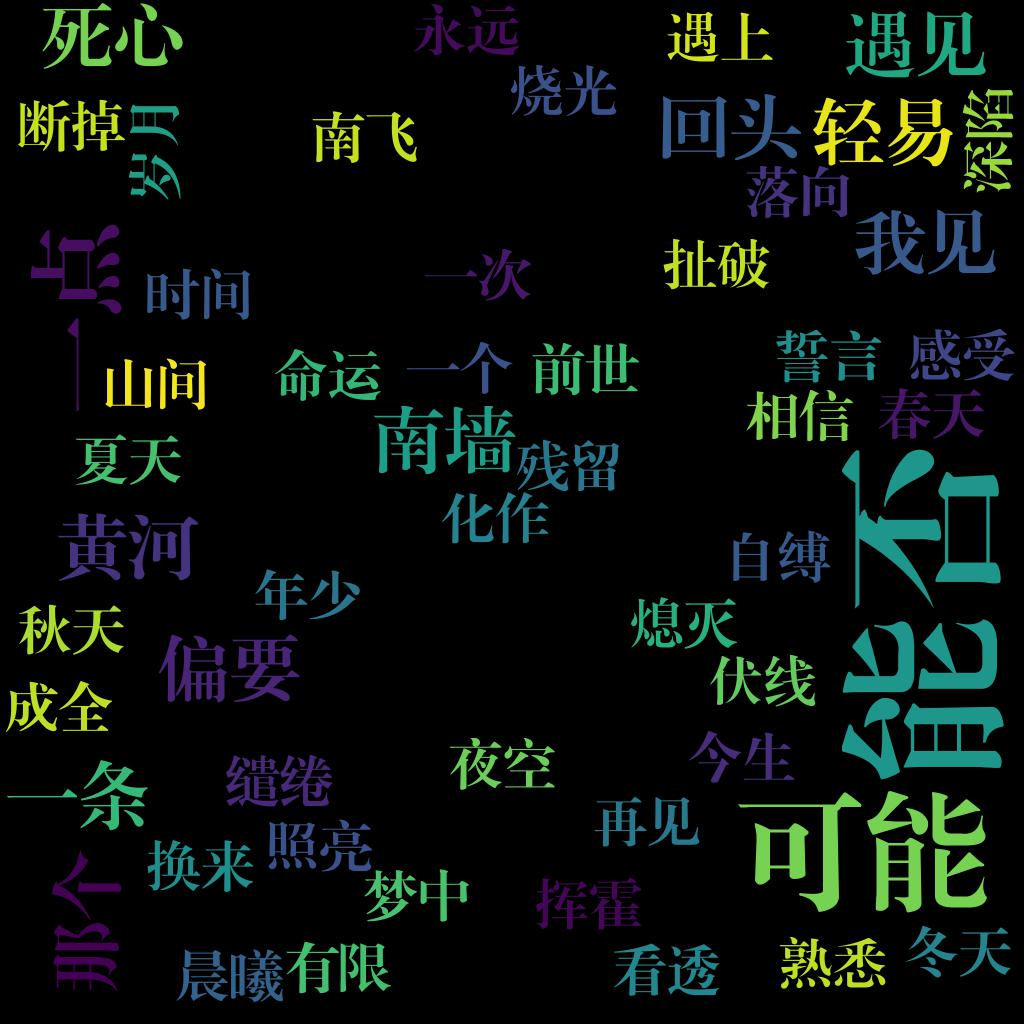

The Python source for this figure:
# coding=utf-8

import jieba
import matplotlib.pyplot as plt
from wordcloud import WordCloud

text = '''春天的风 能否吹来夏天的雨
    　　秋天的月 能否照亮冬天的雪
    　　夜空的星 能否落向晨曦的海
    　　山间的泉 能否遇上南飞的雁
    　　能否早一点 看透命运的伏线
    　　能否不轻易就深陷
    　　能否慢一点 挥霍有限的时间
    　　能否许我一个永远
    　　可能我撞了南墙才会回头吧
    　　可能我见了黄河才会死心吧
    　　可能我偏要一条路走到黑吧
    　　可能我还没遇见 那个他吧
    　　断掉的弦 能否扯破自缚的茧
    　　熄灭的火 能否烧光残留的念
    　　梦中的云 能否化作熟悉的脸
    　　前世的劫 能否换来今生的缘
    　　能否早一点 相信年少的誓言
    　　能否不轻易说再见
    　　能否慢一点 感受岁月的缱绻
    　　能否许我一次成全
    　　可能我撞了南墙才会回头吧
    　　可能我见了黄河才会死心吧
    　　可能我偏要一条路走到黑吧
    　　可能我还没遇见 那个他吧'''

cut = jieba.cut(text)
word = ','.join(cut)
mask = backgroud_Image = plt.imread('timg.jpg')
cloud = WordCloud(
    font_path="font.TTF",
    background_color='#000',
    mask=mask
)

wc = cloud.generate(word)
wc.to_file("wordle.jpg")
plt.imshow(wc)
plt.axis("off")
plt.show()
